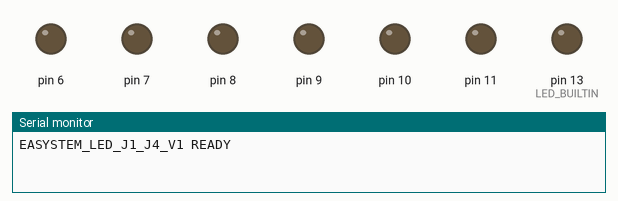
The sketch below on a simulated Arduino Nano, built with avr-gcc and run on an emulated ATmega328P. Shown: output pins drawn as LEDs (lit = HIGH), the last lines printed to the serial monitor.

Above: at 0.5 s.
At 3.5 s:
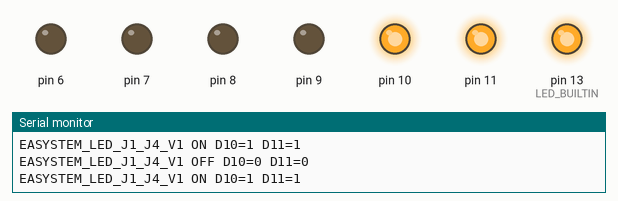
Timing chart, 0 to 4.6 s (numbered marks = the images above):
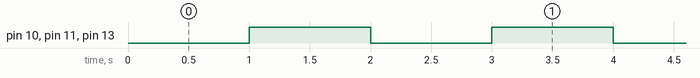

Measured:
- by itself, pin 10, pin 11, pin 13 (LED_BUILTIN): alternates HIGH for 1.0 s and LOW for 1.0 s

The sketch:

LED_J1_J4.ino
```cpp
#include <Arduino.h>

// EasySTEM Nano expansion: J1 = D10 + resistor, J4 = D11 + resistor.
// Diagnostic only: no pump, fan or sensor control.
bool ledOn = false;
unsigned long previous = 0;

void setup() {
  for (uint8_t pin = 6; pin <= 11; pin++) {
    digitalWrite(pin, LOW);
    pinMode(pin, OUTPUT);
  }
  pinMode(LED_BUILTIN, OUTPUT);
  digitalWrite(LED_BUILTIN, LOW);
  Serial.begin(115200);
  Serial.println(F("EASYSTEM_LED_J1_J4_V1 READY"));
}

void loop() {
  unsigned long now = millis();
  if (now - previous < 1000UL) return;
  previous = now;
  ledOn = !ledOn;
  digitalWrite(10, ledOn ? HIGH : LOW);
  digitalWrite(11, ledOn ? HIGH : LOW);
  digitalWrite(LED_BUILTIN, ledOn ? HIGH : LOW);
  Serial.println(ledOn ? F("EASYSTEM_LED_J1_J4_V1 ON D10=1 D11=1")
                       : F("EASYSTEM_LED_J1_J4_V1 OFF D10=0 D11=0"));
}
```
